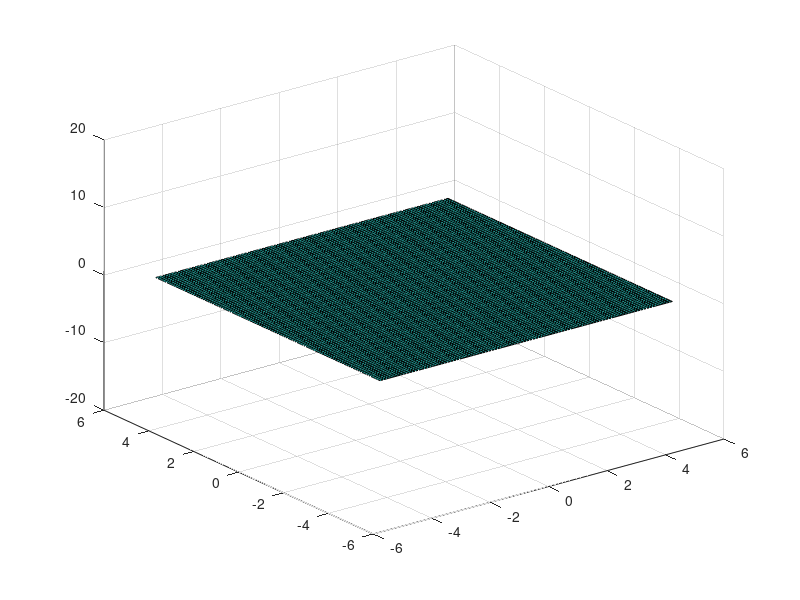

MATLAB code for this plot:
%Normal Modes of a Square Membrane
%Part 2
%F.I. Giasemis

clear all
disp('give two integers')
n=input('n=');
m=input('m=');
[x,y]=meshgrid(-5:.1:5);
A=10;
l=5;

for t=0:.05:10
    u=A*sin(m*pi*x/l).*sin(n*pi*y/l)*cos(sqrt(m^2+n^2)*t)-A*sin(n*pi*x/l).*sin(m*pi*y/l)*cos(sqrt(m^2+n^2)*t);
    surf(x,y,u)
    zlim([-2*A 2*A]);
    pause(.001)
end
clc
    
    
